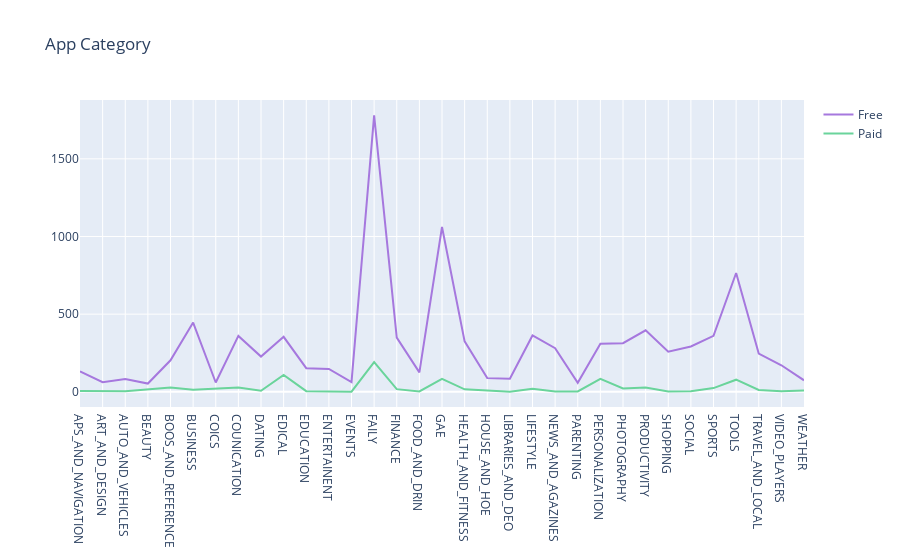

The notebook cell saved with this chart:
### Code cell
#Grafico que muestra como se organizan las apps tanto free como paid
col='Category'
v1=d1[col].value_counts().reset_index()
v1=v1.rename(columns={col:'count','index':col})
v1['percent']=v1['count'].apply(lambda x : 100*x/sum(v1['count']))
v1=v1.sort_values(col)
v2=d2[col].value_counts().reset_index()
v2=v2.rename(columns={col:'count','index':col})
v2['percent']=v2['count'].apply(lambda x : 100*x/sum(v2['count']))
v2=v2.sort_values(col)
trace1 = go.Scatter(x=v1[col], y=v1["count"], name="Free", marker=dict(color="#a678de"))
trace2 = go.Scatter(x=v2[col], y=v2["count"], name="Paid", marker=dict(color="#6ad49b"))
y = [trace1, trace2]
layout={'title':"App Category"}
fig = go.Figure(data=y, layout=layout)
iplot(fig)

### Figure 1 — Plotly figure (JSON) as saved in the notebook; plotly's stock layout.template omitted (floating-point values rounded to 4 significant figures)
{"data": [{"marker": {"color": "#a678de"}, "name": "Free", "type": "scatter", "x": ["APS_AND_NAVIGATION", "ART_AND_DESIGN", "AUTO_AND_VEHICLES", "BEAUTY", "BOOS_AND_REFERENCE", "BUSINESS", "COICS", "COUNICATION", "DATING", "EDICAL", "EDUCATION", "ENTERTAINENT", "EVENTS", "FAILY", "FINANCE", "FOOD_AND_DRIN", "GAE", "HEALTH_AND_FITNESS", "HOUSE_AND_HOE", "LIBRARIES_AND_DEO", "LIFESTYLE", "NEWS_AND_AGAZINES", "PARENTING", "PERSONALIZATION", "PHOTOGRAPHY", "PRODUCTIVITY", "SHOPPING", "SOCIAL", "SPORTS", "TOOLS", "TRAVEL_AND_LOCAL", "VIDEO_PLAYERS", "WEATHER"], "y": [132, 62, 82, 53, 203, 446, 60, 360, 227, 354, 152, 147, 63, 1780, 349, 125, 1061, 325, 88, 84, 363, 281, 58, 309, 313, 396, 258, 292, 360, 765, 246, 171, 74]}, {"marker": {"color": "#6ad49b"}, "name": "Paid", "type": "scatter", "x": ["APS_AND_NAVIGATION", "ART_AND_DESIGN", "AUTO_AND_VEHICLES", "BOOS_AND_REFERENCE", "BUSINESS", "COUNICATION", "DATING", "EDICAL", "EDUCATION", "ENTERTAINENT", "EVENTS", "FAILY", "FINANCE", "FOOD_AND_DRIN", "GAE", "HEALTH_AND_FITNESS", "LIBRARIES_AND_DEO", "LIFESTYLE", "NEWS_AND_AGAZINES", "PARENTING", "PERSONALIZATION", "PHOTOGRAPHY", "PRODUCTIVITY", "SHOPPING", "SOCIAL", "SPORTS", "TOOLS", "TRAVEL_AND_LOCAL", "VIDEO_PLAYERS", "WEATHER"], "y": [5, 3, 3, 28, 14, 27, 7, 109, 4, 2, 1, 191, 17, 2, 83, 16, 1, 19, 2, 2, 83, 22, 28, 2, 3, 24, 78, 12, 4, 8]}], "layout": {"title": {"text": "App Category"}}}
